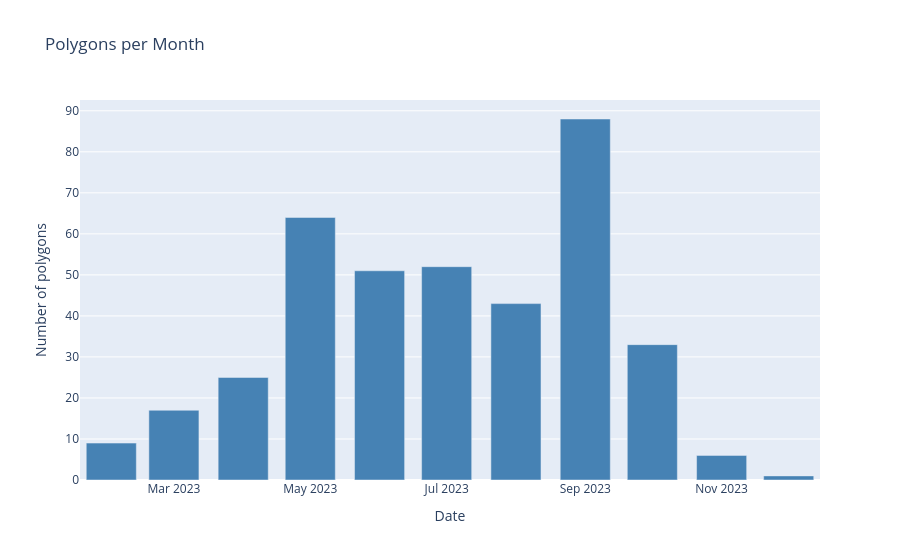
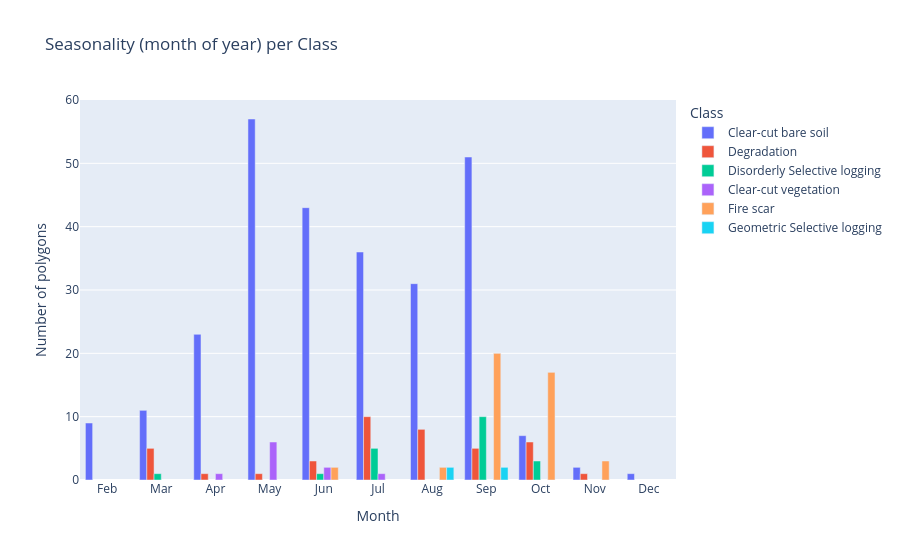

Write notebook code for charts like these, in order.
### Markdown cell above
# Polygons Date Distribution

### Code cell
import pandas as pd

# ── Parse VIEW_DATE ──
gdf_utm["VIEW_DATE"] = pd.to_datetime(gdf_utm["VIEW_DATE"])
gdf_utm["year_month"] = gdf_utm["VIEW_DATE"].dt.to_period("M")

# ── Monthly polygon count (timeline) ──
monthly = gdf_utm.groupby("year_month").size().reset_index(name="count")
monthly["date"] = monthly["year_month"].dt.to_timestamp()

fig3 = px.bar(
    monthly, x="date", y="count", color_discrete_sequence=["steelblue"],
    labels={"date": "Date", "count": "Number of polygons"},
    title="Polygons per Month",
)
fig3.show()

# ── Seasonality (month of year) per class ──
month_labels = {1: "Jan", 2: "Feb", 3: "Mar", 4: "Apr", 5: "May", 6: "Jun",
                7: "Jul", 8: "Aug", 9: "Sep", 10: "Oct", 11: "Nov", 12: "Dec"}
gdf_utm["month_name"] = gdf_utm["month"].astype(int).map(month_labels)

season_df = gdf_utm.groupby(["month", "month_name", "CLASSNAME"]).size().reset_index(name="count")
season_df = season_df.sort_values("month")

fig4 = px.bar(
    season_df, x="month_name", y="count", color="CLASSNAME", barmode="group",
    labels={"month_name": "Month", "count": "Number of polygons", "CLASSNAME": "Class"},
    title="Seasonality (month of year) per Class",
    category_orders={"month_name": list(month_labels.values())},
)
fig4.show()

# ── Summary ──
print("Date range:", gdf_utm["VIEW_DATE"].min().date(), "to", gdf_utm["VIEW_DATE"].max().date())
print(f"\nPolygons per class:")
print(gdf_utm["CLASSNAME"].value_counts().to_string())

### Figure 1 — Plotly figure (JSON) as saved in the notebook; plotly's stock layout.template omitted (floating-point values rounded to 4 significant figures)
{"data": [{"hovertemplate": "Date=%{x}<br>Number of polygons=%{y}<extra></extra>", "legendgroup": "", "marker": {"color": "steelblue", "pattern": {"shape": ""}}, "name": "", "orientation": "v", "showlegend": false, "textposition": "auto", "type": "bar", "x": ["2023-02-01T00:00:00.000000", "2023-03-01T00:00:00.000000", "2023-04-01T00:00:00.000000", "2023-05-01T00:00:00.000000", "2023-06-01T00:00:00.000000", "2023-07-01T00:00:00.000000", "2023-08-01T00:00:00.000000", "2023-09-01T00:00:00.000000", "2023-10-01T00:00:00.000000", "2023-11-01T00:00:00.000000", "2023-12-01T00:00:00.000000"], "xaxis": "x", "y": [9, 17, 25, 64, 51, 52, 43, 88, 33, 6, 1], "yaxis": "y"}], "layout": {"barmode": "relative", "legend": {"tracegroupgap": 0}, "title": {"text": "Polygons per Month"}, "xaxis": {"anchor": "y", "domain": [0, 1], "title": {"text": "Date"}}, "yaxis": {"anchor": "x", "domain": [0, 1], "title": {"text": "Number of polygons"}}}}

### Figure 2 — Plotly figure (JSON) as saved in the notebook; plotly's stock layout.template omitted (floating-point values rounded to 4 significant figures)
{"data": [{"alignmentgroup": "True", "hovertemplate": "Class=Clear-cut bare soil<br>Month=%{x}<br>Number of polygons=%{y}<extra></extra>", "legendgroup": "Clear-cut bare soil", "marker": {"color": "#636efa", "pattern": {"shape": ""}}, "name": "Clear-cut bare soil", "offsetgroup": "Clear-cut bare soil", "orientation": "v", "showlegend": true, "textposition": "auto", "type": "bar", "x": ["Feb", "Mar", "Apr", "May", "Jun", "Jul", "Aug", "Sep", "Oct", "Nov", "Dec"], "xaxis": "x", "y": [9, 11, 23, 57, 43, 36, 31, 51, 7, 2, 1], "yaxis": "y"}, {"alignmentgroup": "True", "hovertemplate": "Class=Degradation<br>Month=%{x}<br>Number of polygons=%{y}<extra></extra>", "legendgroup": "Degradation", "marker": {"color": "#EF553B", "pattern": {"shape": ""}}, "name": "Degradation", "offsetgroup": "Degradation", "orientation": "v", "showlegend": true, "textposition": "auto", "type": "bar", "x": ["Mar", "Apr", "May", "Jun", "Jul", "Aug", "Sep", "Oct", "Nov"], "xaxis": "x", "y": [5, 1, 1, 3, 10, 8, 5, 6, 1], "yaxis": "y"}, {"alignmentgroup": "True", "hovertemplate": "Class=Disorderly Selective logging<br>Month=%{x}<br>Number of polygons=%{y}<extra></extra>", "legendgroup": "Disorderly Selective logging", "marker": {"color": "#00cc96", "pattern": {"shape": ""}}, "name": "Disorderly Selective logging", "offsetgroup": "Disorderly Selective logging", "orientation": "v", "showlegend": true, "textposition": "auto", "type": "bar", "x": ["Mar", "Jun", "Jul", "Sep", "Oct"], "xaxis": "x", "y": [1, 1, 5, 10, 3], "yaxis": "y"}, {"alignmentgroup": "True", "hovertemplate": "Class=Clear-cut vegetation<br>Month=%{x}<br>Number of polygons=%{y}<extra></extra>", "legendgroup": "Clear-cut vegetation", "marker": {"color": "#ab63fa", "pattern": {"shape": ""}}, "name": "Clear-cut vegetation", "offsetgroup": "Clear-cut vegetation", "orientation": "v", "showlegend": true, "textposition": "auto", "type": "bar", "x": ["Apr", "May", "Jun", "Jul"], "xaxis": "x", "y": [1, 6, 2, 1], "yaxis": "y"}, {"alignmentgroup": "True", "hovertemplate": "Class=Fire scar<br>Month=%{x}<br>Number of polygons=%{y}<extra></extra>", "legendgroup": "Fire scar", "marker": {"color": "#FFA15A", "pattern": {"shape": ""}}, "name": "Fire scar", "offsetgroup": "Fire scar", "orientation": "v", "showlegend": true, "textposition": "auto", "type": "bar", "x": ["Jun", "Aug", "Sep", "Oct", "Nov"], "xaxis": "x", "y": [2, 2, 20, 17, 3], "yaxis": "y"}, {"alignmentgroup": "True", "hovertemplate": "Class=Geometric Selective logging<br>Month=%{x}<br>Number of polygons=%{y}<extra></extra>", "legendgroup": "Geometric Selective logging", "marker": {"color": "#19d3f3", "pattern": {"shape": ""}}, "name": "Geometric Selective logging", "offsetgroup": "Geometric Selective logging", "orientation": "v", "showlegend": true, "textposition": "auto", "type": "bar", "x": ["Aug", "Sep"], "xaxis": "x", "y": [2, 2], "yaxis": "y"}], "layout": {"barmode": "group", "legend": {"title": {"text": "Class"}, "tracegroupgap": 0}, "title": {"text": "Seasonality (month of year) per Class"}, "xaxis": {"anchor": "y", "categoryarray": ["Jan", "Feb", "Mar", "Apr", "May", "Jun", "Jul", "Aug", "Sep", "Oct", "Nov", "Dec"], "categoryorder": "array", "domain": [0, 1], "title": {"text": "Month"}}, "yaxis": {"anchor": "x", "domain": [0, 1], "title": {"text": "Number of polygons"}}}}
